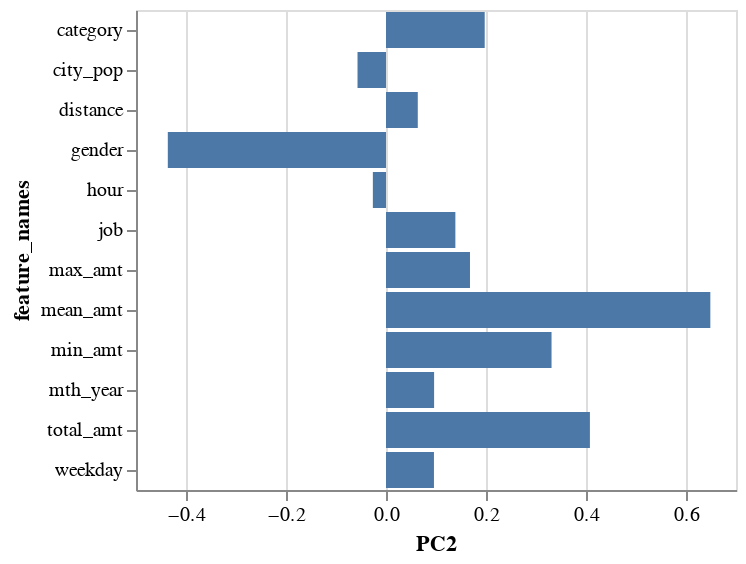

Here is the notebook cell this chart was saved with:
### Code cell
alt.Chart(loadings_df).mark_bar().encode(
    x='PC2:Q',
    y="feature_names:N"
)

### Figure 1 — Vega-Lite specification as saved in the notebook (floating-point values rounded to 4 significant figures)
{"config": {"view": {"continuousWidth": 300, "continuousHeight": 300}}, "data": {"name": "data-e8926ebef15bc9455cc09fe6510d282b"}, "mark": {"type": "bar"}, "encoding": {"x": {"field": "PC2", "type": "quantitative"}, "y": {"field": "feature_names", "type": "nominal"}}, "$schema": "https://vega.github.io/schema/vega-lite/v5.8.0.json", "datasets": {"data-e8926ebef15bc9455cc09fe6510d282b": [{"feature_names": "mth_year", "PC1": -0.5077, "PC2": 0.09619, "PC3": 0.004795, "PC4": 0.1473, "PC5": 0.0181, "PC6": 0.051, "PC7": 0.1289, "PC8": 0.01003, "PC9": -0.07379, "PC10": -0.259, "PC11": 0.7809, "PC12": 0.09623}, {"feature_names": "category", "PC1": 0.1127, "PC2": 0.1974, "PC3": -0.5601, "PC4": -0.4108, "PC5": 0.04307, "PC6": 0.04324, "PC7": 0.228, "PC8": 0.4943, "PC9": -0.2948, "PC10": 0.2416, "PC11": 0.1387, "PC12": -0.0357}, {"feature_names": "gender", "PC1": -0.01123, "PC2": -0.4364, "PC3": 0.3285, "PC4": -0.06774, "PC5": -0.02655, "PC6": -0.1191, "PC7": 0.5242, "PC8": 0.5359, "PC9": 0.2072, "PC10": -0.2289, "PC11": -0.09923, "PC12": 0.1222}, {"feature_names": "job", "PC1": -0.03992, "PC2": 0.1387, "PC3": 0.4821, "PC4": -0.5178, "PC5": 0.03687, "PC6": -0.4167, "PC7": -0.4197, "PC8": 0.1674, "PC9": 0.05354, "PC10": 0.216, "PC11": 0.2139, "PC12": 0.06476}, {"feature_names": "city_pop", "PC1": -0.02127, "PC2": -0.05695, "PC3": 0.2764, "PC4": -0.5094, "PC5": 0.1078, "PC6": 0.7767, "PC7": 0.08443, "PC8": -0.1934, "PC9": -0.006754, "PC10": -0.02521, "PC11": 0.0126, "PC12": 0.01048}, {"feature_names": "distance", "PC1": 0.01432, "PC2": 0.06356, "PC3": 0.04362, "PC4": -0.0909, "PC5": -0.9846, "PC6": 0.06403, "PC7": -0.006041, "PC8": -0.001393, "PC9": -0.09238, "PC10": -0.05868, "PC11": 0.01029, "PC12": -0.003791}, {"feature_names": "hour", "PC1": 0.3026, "PC2": -0.02629, "PC3": -0.2369, "PC4": -0.3412, "PC5": -0.033, "PC6": -0.2901, "PC7": 0.3442, "PC8": -0.4877, "PC9": 0.472, "PC10": -0.08756, "PC11": 0.2513, "PC12": -0.006797}, {"feature_names": "weekday", "PC1": -0.3689, "PC2": 0.09593, "PC3": -0.1877, "PC4": 0.05703, "PC5": -0.08703, "PC6": 0.2085, "PC7": -0.1436, "PC8": 0.2412, "PC9": 0.7505, "PC10": 0.3014, "PC11": -0.06054, "PC12": -0.1691}, {"feature_names": "mean_amt", "PC1": 0.2159, "PC2": 0.6487, "PC3": 0.126, "PC4": 0.1466, "PC5": 0.02735, "PC6": 0.1034, "PC7": 0.1334, "PC8": 0.1014, "PC9": 0.1806, "PC10": -0.08111, "PC11": -0.08733, "PC12": 0.6395}, {"feature_names": "max_amt", "PC1": -0.3594, "PC2": 0.168, "PC3": 0.2343, "PC4": 0.04772, "PC5": -0.02116, "PC6": -0.1502, "PC7": 0.5361, "PC8": -0.2653, "PC9": -0.1759, "PC10": 0.5894, "PC11": -0.1549, "PC12": -0.04743}, {"feature_names": "min_amt", "PC1": 0.428, "PC2": 0.3311, "PC3": 0.3224, "PC4": 0.2333, "PC5": 0.02528, "PC6": 0.09974, "PC7": 0.153, "PC8": 0.1607, "PC9": 0.05372, "PC10": 0.006992, "PC11": 0.2449, "PC12": -0.6528}, {"feature_names": "total_amt", "PC1": -0.3749, "PC2": 0.4078, "PC3": -0.04046, "PC4": -0.2668, "PC5": 0.06547, "PC6": -0.1716, "PC7": 0.07449, "PC8": -0.02268, "PC9": -0.02743, "PC10": -0.5647, "PC11": -0.3958, "PC12": -0.3229}]}}
